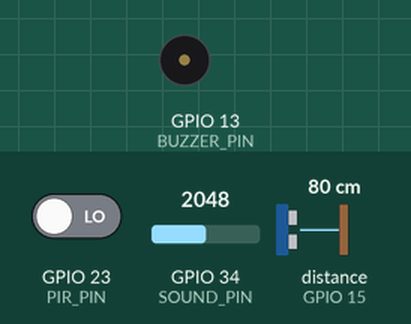
Simulated run of this sketch. Board: ESP32. Shown: buzzer (waves = sounding, pin HIGH). Inputs (shaded band) come from the test bench; at power-on: distance to the obstacle (sensor on GPIO 15) 80 cm, GPIO 34 (SOUND_PIN) = 2048, GPIO 23 (PIR_PIN) LOW. The echo pulse lasts 58.3 µs per cm; WiFi joins after 1.5 s; servers stay silent unless stated; pins used as bus, display or sensor lines are not drawn; what the sketch prints to the serial monitor is not drawn.

Above: at 0.0 s.
At 16.5 s:
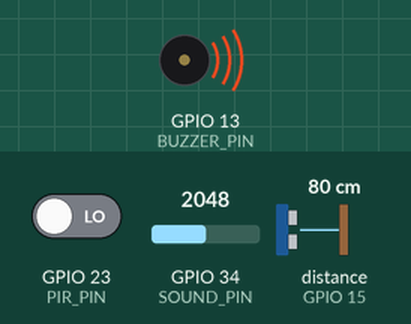
16.6 s: distance to the obstacle (sensor on GPIO 15) set to 2 cm
18.9 s: GPIO 34 (SOUND_PIN) set to 260
21.9 s: GPIO 23 (PIR_PIN) driven HIGH
23.7 s: GPIO 23 (PIR_PIN) driven LOW
Timing chart, 0 to 26.3 s (numbered marks = the images above; inputs shaded):
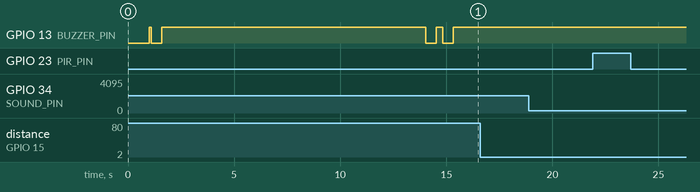

Measured:
- after the input at 16.6 s, every drawn part: stays the same
- after the input at 18.9 s, every drawn part: stays the same
- after the input at 21.9 s, every drawn part: stays the same
- after the input at 23.7 s, every drawn part: stays the same

The sketch:

CodeIOT.ino
```cpp
#include <WiFi.h>
#include <FirebaseESP32.h>
#include <addons/TokenHelper.h>
#include <addons/RTDBHelper.h>

// กำหนดข้อมูล WiFi
#define WIFI_SSID "00K"          // แก้ไขเป็นชื่อ WiFi ของคุณ
#define WIFI_PASSWORD "00K.Orms"  // แก้ไขเป็นรหัสผ่าน WiFi ของคุณ

// กำหนดข้อมูล Firebase
#define API_KEY "AIzaSyDlrUJpfzskoXXJL-uvWXtc-aZZFvRKEuM"     // แก้ไขเป็น API Key ของคุณ
#define DATABASE_URL "https://lab6-113c2-default-rtdb.asia-southeast1.firebasedatabase.app" // แก้ไขเป็น Database URL ของคุณ

// กำหนดพิน
#define ULTRASONIC_TRIG_PIN 2   // พินสำหรับ HC-SR04P (Ultrasonic)
#define ULTRASONIC_ECHO_PIN 15  // พินสำหรับ HC-SR04P (Ultrasonic)
#define PIR_PIN 23              // พินสำหรับ HC-SR501 (PIR)
#define SOUND_PIN 34            // พินสำหรับ MAX9814 (Sound Sensor)
#define BUZZER_PIN 13           // พินสำหรับ Buzzer

// กำหนดโหมดการทำงานของ Buzzer (สำคัญ!)
#define BUZZER_ACTIVE_LOW true  // ตั้งเป็น true สำหรับ Active Buzzer ที่ทำงานเมื่อได้รับ LOW

// กำหนดค่าขีดจำกัด
#define DISTANCE_THRESHOLD 30.0   // ระยะห่างที่น่าสงสัย (cm) - น้อยกว่านี้ถือว่าผิดปกติ
#define PIR_DURATION 8000        // ระยะเวลาการเคลื่อนไหวต่อเนื่องที่น่าสงสัย (8000ms = 8 วินาที)
#define WHISPER_LOW_THRESHOLD 300  // ค่าเสียงต่ำสุดที่ถือว่าเป็นเสียงกระซิบ
#define WHISPER_HIGH_THRESHOLD 1500 // ค่าเสียงสูงสุดที่ถือว่าเป็นเสียงกระซิบ
#define NORMAL_SPEECH_THRESHOLD 2000 // ค่าเสียงที่ถือว่าเป็นเสียงพูดปกติ
#define SOUND_DURATION 5000       // ระยะเวลาเสียงต่อเนื่องที่น่าสงสัย (5000ms = 5 วินาที)
#define BUZZER_DURATION 5000     // ระยะเวลาการดังของ Buzzer (5000ms = 5 วินาที)
#define ALERT_COOLDOWN 30000      // ระยะเวลาพักระหว่างการแจ้งเตือน (ms)
#define REPORT_INTERVAL 3000      // ระยะเวลาส่งข้อมูลไปยัง Firebase (ms)
#define MIN_SUSPICIOUS_COUNT 2    // จำนวนขั้นต่ำของพฤติกรรมน่าสงสัยที่ต้องตรวจพบพร้อมกัน

// กำหนด Object ของ Firebase
FirebaseData fbdo;
FirebaseAuth auth;
FirebaseConfig config;

// ตัวแปรสำหรับเก็บเวลาและข้อมูล
unsigned long sendDataPrevMillis = 0;
unsigned long lastPrintMillis = 0;
unsigned long lastAlertMillis = 0;
unsigned long motionStartTime = 0;
unsigned long soundStartTime = 0;
unsigned long buzzerStartTime = 0;
unsigned long startTime = 0;

float currentDistance = 0;
int currentSound = 0;
bool motionDetected = false;
bool soundDetected = false;
bool isWhisper = false;
bool continuousMotion = false;
bool continuousSound = false;
bool signupOK = false;
bool buzzerActive = false;
int alertCount = 0;

// ตัวแปรบอกสถานะการตรวจจับแต่ละประเภท
bool distanceAbnormal = false;
bool motionAbnormal = false;
bool soundAbnormal = false;

// ตัวแปรสำหรับป้องกันการแจ้งเตือนซ้ำ
bool alreadyNotified = false;

void setup() {
  // เริ่มต้นซีเรียล
  Serial.begin(115200);
  delay(1000);  // รอให้ซีเรียลพร้อมใช้งาน

  // บันทึกเวลาเริ่มต้น
  startTime = millis();

  // กำหนด pinMode สำหรับเซ็นเซอร์
  pinMode(ULTRASONIC_TRIG_PIN, OUTPUT);
  pinMode(ULTRASONIC_ECHO_PIN, INPUT);
  pinMode(PIR_PIN, INPUT);
  pinMode(SOUND_PIN, INPUT);

  // กำหนดและปิด Buzzer ทันที
  pinMode(BUZZER_PIN, OUTPUT);

  // ปิด Buzzer (ค่าที่ใช้ขึ้นอยู่กับโหมดการทำงาน)
  turnOffBuzzer();
  delay(100);  // รอสักครู่

  Serial.println("ปิด Buzzer แล้ว");

  // ทดสอบ Buzzer
  Serial.println("ทดสอบ Buzzer");
  beepShort();

  Serial.println("เริ่มต้นระบบตรวจจับพฤติกรรมการโกงในห้องสอบ");
  Serial.println("กรุณารอสักครู่ให้เซ็นเซอร์ PIR ปรับตัว...");

  // รอให้ PIR sensor ปรับตัว
  for (int i = 0; i < 10; i++) {
    Serial.print(".");

    // ตรวจสอบว่า Buzzer ถูกปิดไว้อย่างแน่นอน
    turnOffBuzzer();

    delay(1000);
  }
  Serial.println("\nเซ็นเซอร์ PIR พร้อมทำงาน");

  // เชื่อมต่อ WiFi
  WiFi.begin(WIFI_SSID, WIFI_PASSWORD);
  Serial.print("กำลังเชื่อมต่อกับ Wi-Fi");
  while (WiFi.status() != WL_CONNECTED) {
    Serial.print(".");

    // ตรวจสอบว่า Buzzer ถูกปิดไว้อย่างแน่นอน
    turnOffBuzzer();

    delay(300);
  }
  Serial.println();
  Serial.print("เชื่อมต่อ Wi-Fi แล้ว, IP Address: ");
  Serial.println(WiFi.localIP());
  Serial.println();

  // กำหนดค่า Firebase
  config.api_key = API_KEY;
  config.database_url = DATABASE_URL;

  // ลงทะเบียนกับ Firebase โดยไม่ใช้ Email/Password (Anonymous)
  if (Firebase.signUp(&config, &auth, "", "")) {
    Serial.println("การลงทะเบียนสำเร็จ");
    signupOK = true;
  } else {
    Serial.printf("การลงทะเบียนล้มเหลว, %s\n", config.signer.signupError.message.c_str());
  }

  // กำหนด callback function สำหรับการดูสถานะการเชื่อมต่อ
  config.token_status_callback = tokenStatusCallback;

  Firebase.begin(&config, &auth);
  Firebase.reconnectWiFi(true);

  // สร้างโครงสร้างข้อมูลใน Firebase เพื่อเริ่มใช้งาน
  if (Firebase.ready() && signupOK) {
    // ส่งข้อมูลเริ่มต้น
    Firebase.setString(fbdo, "/system/status", "online");
    Firebase.setString(fbdo, "/system/started_at", String(millis()));
    Firebase.setString(fbdo, "/system/ip_address", WiFi.localIP().toString());
    Firebase.setBool(fbdo, "/status/suspicious", false);

    // เคลียร์การแจ้งเตือนเก่า
    Firebase.deleteNode(fbdo, "/alerts");
    Firebase.setInt(fbdo, "/alerts/count", 0);
  }

  // ทดสอบ Buzzer อีกครั้งเพื่อแจ้งว่าระบบพร้อมทำงาน
  beepShort();
  delay(300);
  beepShort();

  // ปิด Buzzer อีกครั้งเพื่อความแน่ใจ
  turnOffBuzzer();

  Serial.println("ระบบพร้อมตรวจจับพฤติกรรมการโกงในห้องสอบ");
  Serial.println("-------------------------------------");
}

// ฟังก์ชันสำหรับเปิด Buzzer
void turnOnBuzzer() {
  if (BUZZER_ACTIVE_LOW) {
    digitalWrite(BUZZER_PIN, LOW);  // Active-Low: LOW = เปิด
  } else {
    digitalWrite(BUZZER_PIN, HIGH); // Active-High: HIGH = เปิด
  }
  buzzerActive = true;
  buzzerStartTime = millis();
}

// ฟังก์ชันสำหรับปิด Buzzer
void turnOffBuzzer() {
  if (BUZZER_ACTIVE_LOW) {
    digitalWrite(BUZZER_PIN, HIGH); // Active-Low: HIGH = ปิด
  } else {
    digitalWrite(BUZZER_PIN, LOW);  // Active-High: LOW = ปิด
  }
  buzzerActive = false;
}

// ฟังก์ชันสำหรับสั่งให้ Buzzer ดังเสียงสั้นๆ (สำหรับทดสอบ)
void beepShort() {
  turnOnBuzzer();
  delay(500);  // ดัง 0.5 วินาที
  turnOffBuzzer();
}

// ฟังก์ชันสำหรับจัดการ Buzzer ในลูปหลัก
void handleBuzzer() {
  // ถ้า Buzzer กำลังทำงานอยู่ตรวจสอบระยะเวลา
  if (buzzerActive) {
    if (millis() - buzzerStartTime >= BUZZER_DURATION) {
      turnOffBuzzer();
      Serial.println("จบการแจ้งเตือน (5 วินาที)");
    }
  }
}

void loop() {
  // จัดการ Buzzer ตามเวลา
  handleBuzzer();

  // 1. ตรวจจับระยะทาง (Step 1)
  currentDistance = measureDistance();
  distanceAbnormal = (currentDistance < DISTANCE_THRESHOLD && currentDistance > 0);

  // 2. ตรวจจับการเคลื่อนไหว (Step 2)
  bool pirState = digitalRead(PIR_PIN);

  // เมื่อตรวจพบการเคลื่อนไหวครั้งแรก
  if (pirState == HIGH && !motionDetected) {
    motionDetected = true;
    motionStartTime = millis();
    continuousMotion = false;  // รีเซ็ตค่าครั้งแรก
    motionAbnormal = false;    // รีเซ็ตสถานะผิดปกติ
    Serial.println("ตรวจพบการเคลื่อนไหว");
  }
  // เมื่อการเคลื่อนไหวสิ้นสุดลง
  else if (pirState == LOW && motionDetected) {
    motionDetected = false;
    continuousMotion = false;
    motionAbnormal = false;
    Serial.println("การเคลื่อนไหวสิ้นสุด");
  }

  // ตรวจสอบว่าการเคลื่อนไหวต่อเนื่องเกินเวลาที่กำหนดหรือไม่
  if (motionDetected && (millis() - motionStartTime > PIR_DURATION)) {
    continuousMotion = true;
    motionAbnormal = true;
    Serial.println("ตรวจพบการเคลื่อนไหวต่อเนื่องนานผิดปกติ!");
  } else if (!motionDetected) {
    // ถ้าไม่มีการเคลื่อนไหวแล้ว รีเซ็ตค่าทั้งหมด
    continuousMotion = false;
    motionAbnormal = false;
  }

  // 3. ตรวจจับเสียง (Step 3)
  // อ่านค่าเสียงและใช้การเฉลี่ยเพื่อลดสัญญาณรบกวน
  static int soundValues[10] = {0};
  static int soundIndex = 0;

  soundValues[soundIndex] = analogRead(SOUND_PIN);
  soundIndex = (soundIndex + 1) % 10;

  long soundSum = 0;
  for (int i = 0; i < 10; i++) {
    soundSum += soundValues[i];
  }
  currentSound = soundSum / 10;

  // ตรวจสอบประเภทของเสียง
  isWhisper = (currentSound >= WHISPER_LOW_THRESHOLD && currentSound <= WHISPER_HIGH_THRESHOLD);
  bool isNormalSpeech = (currentSound > WHISPER_HIGH_THRESHOLD);

  // เมื่อตรวจพบเสียงกระซิบครั้งแรก
  if (isWhisper && !soundDetected) {
    soundDetected = true;
    soundStartTime = millis();
    Serial.println("ตรวจพบเสียงกระซิบ");
  }
  // เมื่อเสียงสิ้นสุดลง หรือกลายเป็นเสียงพูดปกติ
  else if ((!isWhisper && soundDetected) || isNormalSpeech) {
    soundDetected = false;
    continuousSound = false;
    soundAbnormal = false;  // เพิ่มการรีเซ็ตสถานะผิดปกติ
    if (isNormalSpeech) {
      Serial.println("ตรวจพบเสียงพูดปกติ - ไม่ใช่เสียงกระซิบ");
    } else {
      Serial.println("เสียงกระซิบสิ้นสุด");
    }
  }

  // ตรวจสอบว่าเสียงกระซิบต่อเนื่องเกินเวลาที่กำหนดหรือไม่
  if (soundDetected && !continuousSound && (millis() - soundStartTime > SOUND_DURATION)) {
    continuousSound = true;
    soundAbnormal = true;
    Serial.println("ตรวจพบเสียงกระซิบต่อเนื่องนานผิดปกติ!");
  }

  // 4. แสดงข้อมูลทุก 1 วินาที
  if (millis() - lastPrintMillis >= 1000) {
    lastPrintMillis = millis();

    Serial.println("-------------------------------------");
    Serial.print("ระยะห่าง: ");
    Serial.print(currentDistance);
    Serial.print(" cm | ");
    Serial.println(distanceAbnormal ? "ผิดปกติ" : "ปกติ");

    Serial.print("การเคลื่อนไหวต่อเนื่อง: ");
    Serial.print(continuousMotion ? "ใช่" : "ไม่ใช่");
    Serial.print(" | ");
    Serial.println(motionAbnormal ? "ผิดปกติ" : "ปกติ");

    Serial.print("ระดับเสียง: ");
    Serial.print(currentSound);
    Serial.print(" | ประเภท: ");
    if (currentSound < WHISPER_LOW_THRESHOLD) {
      Serial.print("เงียบ");
    } else if (isWhisper) {
      Serial.print("กระซิบ");
    } else {
      Serial.print("พูดปกติ");
    }
    Serial.print(" | เสียงต่อเนื่อง: ");
    Serial.print(continuousSound ? "ใช่" : "ไม่ใช่");
    Serial.print(" | ");
    Serial.println(soundAbnormal ? "ผิดปกติ" : "ปกติ");
    Serial.println("-------------------------------------");
  }

  // 5. ตรวจสอบพฤติกรรมที่น่าสงสัย (ทั้ง 3 ขั้นตอน)
  int suspiciousCount = 0;
  String suspiciousReason = "";

  if (distanceAbnormal) {
    suspiciousCount++;
    suspiciousReason = "distance";
  }

  if (motionAbnormal) {
    suspiciousCount++;
    if (suspiciousReason.length() > 0) {
      suspiciousReason += ",motion";
    } else {
      suspiciousReason = "motion";
    }
  }

  if (soundAbnormal) {
    suspiciousCount++;
    if (suspiciousReason.length() > 0) {
      suspiciousReason += ",sound";
    } else {
      suspiciousReason = "sound";
    }
  }

  // ต้องตรวจพบพฤติกรรมน่าสงสัยอย่างน้อย MIN_SUSPICIOUS_COUNT ประเภทจึงจะแจ้งเตือน
  bool isSuspicious = (suspiciousCount >= MIN_SUSPICIOUS_COUNT);

  // 6. ส่งเสียงแจ้งเตือนและบันทึกข้อมูลเมื่อพบพฤติกรรมที่น่าสงสัย
  if (isSuspicious && !alreadyNotified && (millis() - lastAlertMillis > ALERT_COOLDOWN) && !buzzerActive) {
    // ส่งเสียงแจ้งเตือน (จะดังต่อเนื่อง 5 วินาที)
    turnOnBuzzer();
    lastAlertMillis = millis();
    alreadyNotified = true;

    Serial.println("!!! พบพฤติกรรมที่น่าสงสัย: " + suspiciousReason + " !!! (เริ่มแจ้งเตือน 5 วินาที)");

    // ส่งข้อมูลไปยัง Firebase
    if (Firebase.ready() && signupOK) {
      // อัพเดตสถานะว่ามีพฤติกรรมที่น่าสงสัย
      Firebase.setBool(fbdo, "/status/suspicious", true);
      Firebase.setString(fbdo, "/status/reason", suspiciousReason);
      Firebase.setString(fbdo, "/status/last_alert", String(millis()));

      // บันทึกข้อมูลการแจ้งเตือน
      String alertPath = "/alerts/" + String(alertCount);
      FirebaseJson json;
      json.set("distance", currentDistance);
      json.set("distance_abnormal", distanceAbnormal);
      json.set("motion_abnormal", motionAbnormal);
      json.set("sound", currentSound);
      json.set("sound_abnormal", soundAbnormal);
      json.set("timestamp", millis());
      json.set("reason", suspiciousReason);
      json.set("suspicious_count", suspiciousCount);

      if (Firebase.setJSON(fbdo, alertPath, json)) {
        Serial.print("บันทึกการแจ้งเตือนสำเร็จ, path: ");
        Serial.println(alertPath);

        // อัพเดตจำนวนการแจ้งเตือน
        Firebase.setInt(fbdo, "/alerts/count", alertCount + 1);
        alertCount++;
      } else {
        Serial.println("บันทึกการแจ้งเตือนล้มเหลว: " + fbdo.errorReason());
      }
    }
  } else if (!isSuspicious) {
    // รีเซ็ตตัวแปรตรวจจับผิดปกติ (เพื่อเริ่มตรวจจับใหม่)
    alreadyNotified = false;

    if (Firebase.ready() && signupOK) {
      // อัพเดตสถานะว่าไม่มีพฤติกรรมที่น่าสงสัย
      Firebase.setBool(fbdo, "/status/suspicious", false);
    }
  }

  // 7. ส่งข้อมูลไปยัง Firebase ทุก x วินาที (อัพเดตข้อมูลปกติ)
  if (Firebase.ready() && signupOK && (millis() - sendDataPrevMillis > REPORT_INTERVAL || sendDataPrevMillis == 0)) {
    sendDataPrevMillis = millis();

    // สร้าง JSON สำหรับข้อมูลเซ็นเซอร์ทั้งหมด
    FirebaseJson sensorData;
    sensorData.set("ultrasonic/distance", currentDistance);
    sensorData.set("ultrasonic/status", distanceAbnormal ? "abnormal" : "normal");
    sensorData.set("pir/motion_detected", motionDetected);
    sensorData.set("pir/continuous_motion", continuousMotion);
    sensorData.set("pir/status", motionAbnormal ? "abnormal" : "normal");
    sensorData.set("sound/level", currentSound);
    sensorData.set("sound/is_whisper", isWhisper);
    sensorData.set("sound/continuous_sound", continuousSound);
    sensorData.set("sound/status", soundAbnormal ? "abnormal" : "normal");
    sensorData.set("timestamp", millis());
    sensorData.set("suspicious_count", suspiciousCount);
    sensorData.set("buzzer_active", buzzerActive);

    // ส่งข้อมูลทั้งหมดในครั้งเดียว
    if (Firebase.setJSON(fbdo, "/sensors", sensorData)) {
      Serial.println("ส่งข้อมูลเซ็นเซอร์ทั้งหมดสำเร็จ");
    } else {
      Serial.println("ส่งข้อมูลเซ็นเซอร์ล้มเหลว: " + fbdo.errorReason());
    }

    // อัพเดตสถานะระบบ
    Firebase.setString(fbdo, "/system/uptime", String(millis()));
  }

  // หน่วงเวลาเล็กน้อย
  delay(100);
}

// ฟังก์ชันวัดระยะห่างจากเซ็นเซอร์อัลตร้าซาวด์
float measureDistance() {
  // ส่งสัญญาณ trigger
  digitalWrite(ULTRASONIC_TRIG_PIN, LOW);
  delayMicroseconds(2);
  digitalWrite(ULTRASONIC_TRIG_PIN, HIGH);
  delayMicroseconds(10);
  digitalWrite(ULTRASONIC_TRIG_PIN, LOW);
  // รับสัญญาณ echo และคำนวณระยะห่าง
  long duration = pulseIn(ULTRASONIC_ECHO_PIN, HIGH);
  float distance = duration * 0.034 / 2;
  return distance;
}
```
